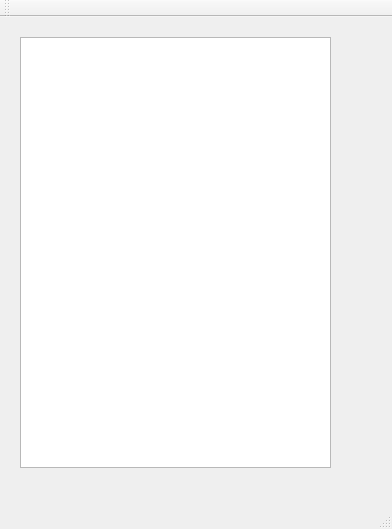
<?xml version="1.0" encoding="UTF-8"?>
<ui version="4.0">
 <class>MainWindow</class>
 <widget class="QMainWindow" name="MainWindow">
  <property name="geometry">
   <rect>
    <x>0</x>
    <y>0</y>
    <width>392</width>
    <height>529</height>
   </rect>
  </property>
  <property name="windowTitle">
   <string>MainWindow</string>
  </property>
  <widget class="QWidget" name="centralWidget">
   <widget class="QTreeView" name="treeView">
    <property name="geometry">
     <rect>
      <x>20</x>
      <y>20</y>
      <width>311</width>
      <height>431</height>
     </rect>
    </property>
    <property name="mouseTracking">
     <bool>false</bool>
    </property>
    <property name="autoFillBackground">
     <bool>false</bool>
    </property>
    <property name="alternatingRowColors">
     <bool>true</bool>
    </property>
    <property name="uniformRowHeights">
     <bool>true</bool>
    </property>
   </widget>
  </widget>
  <widget class="QMenuBar" name="menuBar">
   <property name="geometry">
    <rect>
     <x>0</x>
     <y>0</y>
     <width>392</width>
     <height>25</height>
    </rect>
   </property>
  </widget>
  <widget class="QToolBar" name="mainToolBar">
   <attribute name="toolBarArea">
    <enum>TopToolBarArea</enum>
   </attribute>
   <attribute name="toolBarBreak">
    <bool>false</bool>
   </attribute>
  </widget>
  <widget class="QStatusBar" name="statusBar"/>
 </widget>
 <layoutdefault spacing="6" margin="11"/>
 <resources/>
 <connections/>
</ui>
